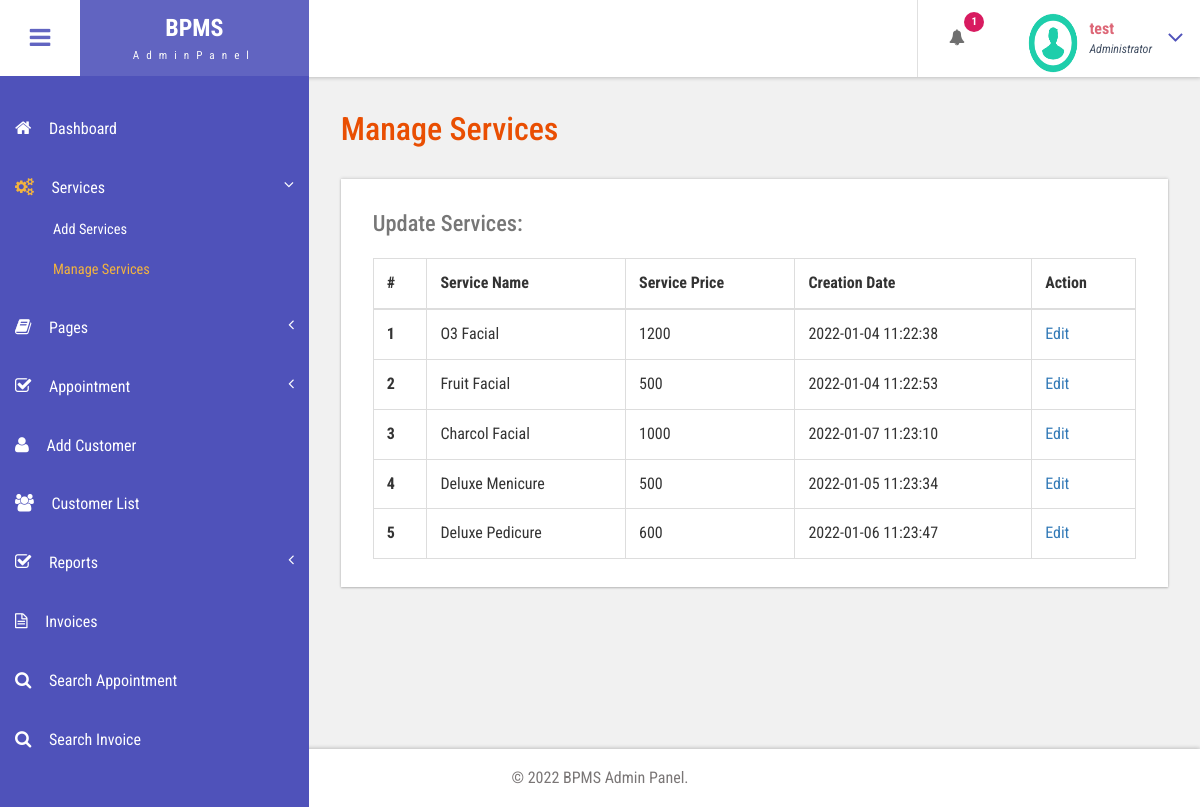
Screenshot of /admin/manage-services.php (signed in) with the database file from the repository.
### tables this page shows
CREATE TABLE `tblservices` (
  `ID` int(10) NOT NULL,
  `ServiceName` varchar(200) DEFAULT NULL,
  `Cost` int(10) DEFAULT NULL,
  `CreationDate` timestamp NULL DEFAULT current_timestamp()
);

### admin/manage-services.php (the view, shortened to what this page needs)
<?php
include('includes/dbconnection.php');
if (strlen($_SESSION['bpmsaid']==0)) {
  header('location:logout.php');
  } else{
  ?>
<!DOCTYPE HTML>
<html>
<head>
<link href="css/bootstrap.css" rel='stylesheet' type='text/css' />
<link href="css/style.css" rel='stylesheet' type='text/css' />
<link href="css/font-awesome.css" rel="stylesheet">
<link href="css/animate.css" rel="stylesheet" type="text/css" media="all">
<link href="css/custom.css" rel="stylesheet">
</head>
<body class="cbp-spmenu-push">
	<div class="main-content">
		 <?php include_once('includes/sidebar.php');?>
		 <?php include_once('includes/header.php');?>
		<div id="page-wrapper">
			<div class="main-page">
				<div class="tables">
					<h3 class="title1">Manage Services</h3>
					<div class="table-responsive bs-example widget-shadow">
						<h4>Update Services:</h4>
						<table class="table table-bordered"> <thead> <tr> <th>#</th> <th>Service Name</th> <th>Service Price</th> <th>Creation Date</th><th>Action</th> </tr> </thead> <tbody>
<?php
$ret=mysqli_query($con,"select *from  tblservices");
$cnt=1;
while ($row=mysqli_fetch_array($ret)) {
?>
						 <tr> <th scope="row"><?php echo $cnt;?></th> <td><?php  echo $row['ServiceName'];?></td> <td><?php  echo $row['Cost'];?></td><td><?php  echo $row['CreationDate'];?></td> <td><a href="edit-services.php?editid=<?php echo $row['ID'];?>">Edit</a></td> </tr>   <?php
$cnt=$cnt+1;
}?></tbody> </table>
					</div>
				</div>
			</div>
		</div>
		 <?php include_once('includes/footer.php');?>
	</div>
</body>
</html>
<?php }  ?>

### admin/includes/sidebar.php (shortened to what this page needs)
<div class=" sidebar" role="navigation">
          <div class="navbar-collapse">
      <nav class="cbp-spmenu cbp-spmenu-vertical cbp-spmenu-left" id="cbp-spmenu-s1">
        <ul class="nav" id="side-menu">
          <li>
            <a href="dashboard.php"><i class="fa fa-home nav_icon"></i>Dashboard</a>
          </li>
          <li>
            <a href="add-services.php"><i class="fa fa-cogs nav_icon"></i>Services<span class="fa arrow"></span> </a>
            <ul class="nav nav-second-level collapse">
              <li>
                <a href="add-services.php">Add Services</a>
              </li>
              <li>
                <a href="manage-services.php">Manage Services</a>
              </li>
            </ul>
          </li>
          <li class="">
            <a href="about-us.php"><i class="fa fa-book nav_icon"></i>Pages <span class="fa arrow"></span></a>
          </li>
          <li>
            <a href="all-appointment.php"><i class="fa fa-check-square-o nav_icon"></i>Appointment<span class="fa arrow"></span></a>
          </li>
          <li>
            <a href="add-customer.php" class="chart-nav"><i class="fa fa-user nav_icon"></i>Add Customer</a>
          </li>
           <li>
            <a href="customer-list.php" class="chart-nav"><i class="fa fa-users nav_icon"></i>Customer List</a>
          </li>
            <li>
            <a href="#"><i class="fa fa-check-square-o nav_icon"></i>Reports<span class="fa arrow"></span></a>
          </li>
  <li>
            <a href="invoices.php" class="chart-nav"><i class="fa fa-file-text-o nav_icon"></i>Invoices</a>
          </li>
          <li>
            <a href="search-appointment.php" class="chart-nav"><i class="fa fa-search nav_icon"></i>Search Appointment</a>
          </li>
          <li>
            <a href="search-invoices.php" class="chart-nav"><i class="fa fa-search nav_icon"></i>Search Invoice</a>
          </li>
        </ul>
      </nav>
    </div>
  </div>

### admin/includes/header.php (shortened to what this page needs)
<div class="sticky-header header-section ">
      <div class="header-left">
        <button id="showLeftPush"><i class="fa fa-bars"></i></button>
        <div class="logo">
          <a href="index.html">
            <h1>BPMS</h1>
            <span>AdminPanel</span>
          </a>
        </div>
      </div>
      <div class="header-right">
        <div class="profile_details_left">
          <ul class="nofitications-dropdown">
            <?php
$ret1=mysqli_query($con,"select ID,Name from  tblappointment where Status=''");
$num=mysqli_num_rows($ret1);
?>
            <li class="dropdown head-dpdn">
              <a href="#" class="dropdown-toggle" data-toggle="dropdown" aria-expanded="false"><i class="fa fa-bell"></i><span class="badge blue"><?php echo $num;?></span></a>
            </li>
          </ul>
          <div class="clearfix"> </div>
        </div>
        <div class="profile_details">
        <?php
$adid=$_SESSION['bpmsaid'];
$ret=mysqli_query($con,"select AdminName from tbladmin where ID='$adid'");
$row=mysqli_fetch_array($ret);
$name=$row['AdminName'];
?>
          <ul>
            <li class="dropdown profile_details_drop">
              <a href="#" class="dropdown-toggle" data-toggle="dropdown" aria-expanded="false">
                <div class="profile_img">
                  <span class="prfil-img"><img src="images/download (1).png" alt="" width="50" height="60"> </span>
                  <div class="user-name">
                    <p><?php echo $name; ?></p>
                    <span>Administrator</span>
                  </div>
                  <i class="fa fa-angle-down lnr"></i>
                  <div class="clearfix"></div>
                </div>
              </a>
            </li>
          </ul>
        </div>
      </div>
      <div class="clearfix"> </div>
    </div>

### admin/includes/footer.php
<div class="footer">
   <p>&copy; 2022 BPMS Admin Panel.</p>
</div>

### admin/css/custom.css (style rules this page uses)
#page-wrapper { padding:7em 2em 2.5em; background-color: #F1F1F1; }
.sidebar .arrow { float: right; }
.sidebar .fa.arrow:before { content: "\f104"; }
.sidebar .active>a>.fa.arrow:before { content: "\f107"; }
.sidebar .nav-second-level li, .sidebar .nav-third-level li { border-bottom: 0!important; margin-bottom: 0; }
.sidebar .nav-second-level li a { padding-left: 53px; font-size: .9em; }

### rows the page displays
tblservices: ServiceName "O3 Facial", Cost "1200", CreationDate "2022-01-04 11:22:38"
tblservices: ServiceName "Fruit Facial", Cost "500", CreationDate "2022-01-04 11:22:53"
tblservices: ServiceName "Charcol Facial", Cost "1000", CreationDate "2022-01-07 11:23:10"
tblservices: ServiceName "Deluxe Menicure", Cost "500", CreationDate "2022-01-05 11:23:34"
tblservices: ServiceName "Deluxe Pedicure", Cost "600", CreationDate "2022-01-06 11:23:47"

### other values shown
$num "1"
$name "test"
